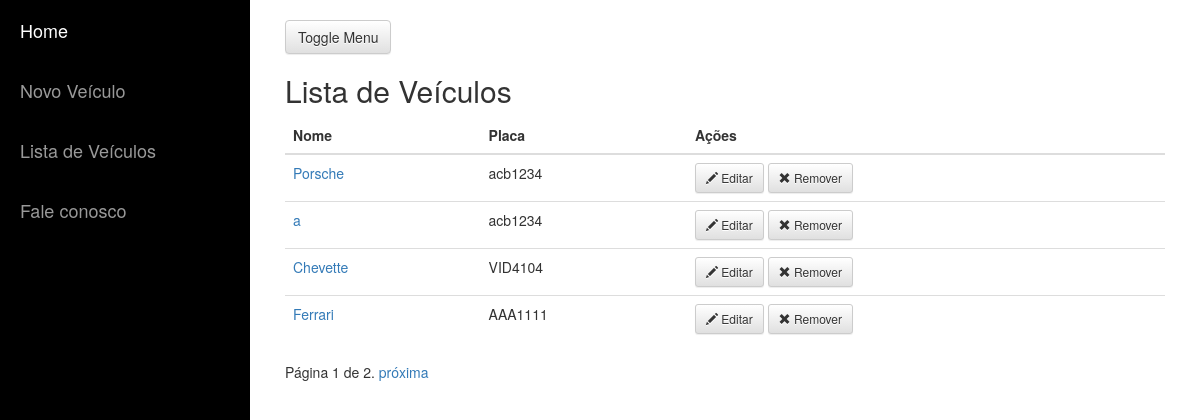
/resources/vehicles, run on an earlier commit of the app's database.
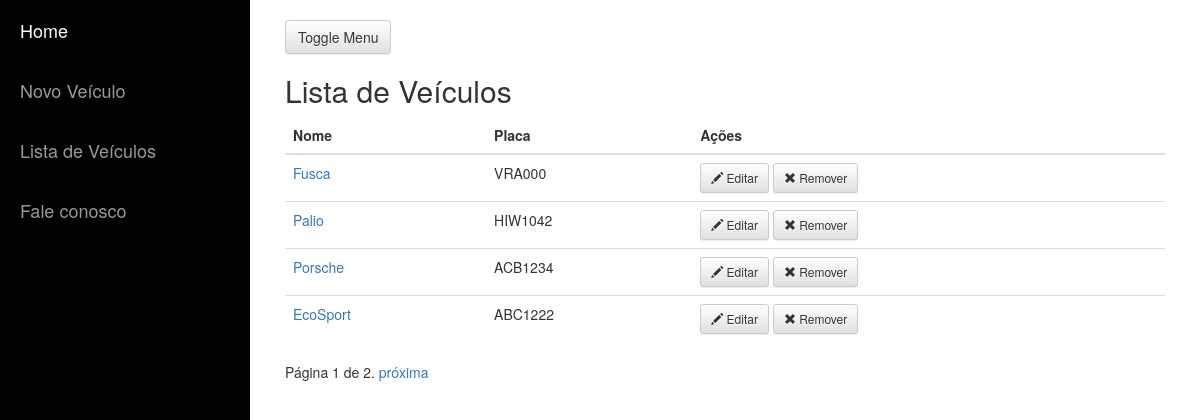
And on a later commit of the database.
### resources/models.py (models this page shows, shortened)
class Vehicle(models.Model):
    name = models.CharField(verbose_name='Nome', max_length=30) # verbose_name: label no admin
    description = models.TextField(null=True, blank=True)
    vendor = models.IntegerField(null=True)
    license_plate = models.CharField(max_length=7, default='')
    manufacture_year = models.DateField(default=date.today())
    is_active = models.BooleanField(default=True)
    manufacturer = models.ForeignKey('Manufacturer', null=True)
    usecontrols = models.ManyToManyField(Driver, through='UseControl')

### resources/views.py (the view)
class VehicleListView(ListView):
    model = Vehicle
    template_name = 'vehicle_list.html'
    context_object_name = 'vehicle_list'
    paginate_by = 4
    def get_queryset(self):
        dict_params = self.request.GET
        qs = Vehicle.objects.filter(is_active=True)
        qs = qs.filter(manufacture_year__gt=date(2012,1,1))
        qs = qs.order_by('-license_plate')
        return qs

### fleet_control/templates/vehicle_list.html (shortened to what this page needs)
{% extends "base.html" %}
{% block content %}
  <h2>Lista de Veículos </h2>
  <table class="table">
      <thead>
          <tr>
            <th>Nome</th>
            <th>Placa</th>
            <th>Ações</th>
          </tr>
      </thead>
      <tbody>
          {% for vehicle in vehicle_list %}
          <tr>
              <td>
                <a style="text-decoration=none" href="{% url "vehicle_detail" vehicle.id %}">{{ vehicle.name }}</a>
              </td>
              <td>
                {{ vehicle.license_plate }}
              </td>
              <td>
                <a href="{% url "vehicle_update" vehicle.id %}">
                  <button type="button" class="btn btn-default btn-sm">
                    <span class="glyphicon glyphicon-pencil"></span> Editar
                  </button>
                </a>
                <a href="{% url "vehicle_delete" vehicle.id %}">
                  <button type="button" class="btn btn-default btn-sm">
                    <span class="glyphicon glyphicon-remove"></span> Remover
                  </button>
                </a>
              </td>
          </tr>
          {% endfor %}
      </tbody>
  </table>
  {% if is_paginated %}
  <div class="paginacao">
      <span class="paginacao-links">
          <span class="page-current">
              P&aacute;gina {{ page_obj.number }} de {{ page_obj.paginator.num_pages }}.
          </span>
          {% if page_obj.has_next %}
          <a href="?page={{ page_obj.next_page_number }}">pr&oacute;xima</a>
          {% endif %}
      </span>
  </div>
  {% endif %}
{% endblock %}

What changed in the data, as far as the page shows it:
removed Vehicle: name "a", license_plate "acb1234"
removed Vehicle: name "Chevette", license_plate "VID4104"
no longer on this page (row unchanged): Vehicle: name "Ferrari", license_plate "AAA1111"
now on this page (row edited): Vehicle: name "Fusca", license_plate "VRA000"
added Vehicle: name "Palio", license_plate "HIW1042"
changed Vehicle "Porsche": license_plate "acb1234" → "ACB1234"
now on this page (row edited): Vehicle: name "EcoSport", license_plate "ABC1222"
